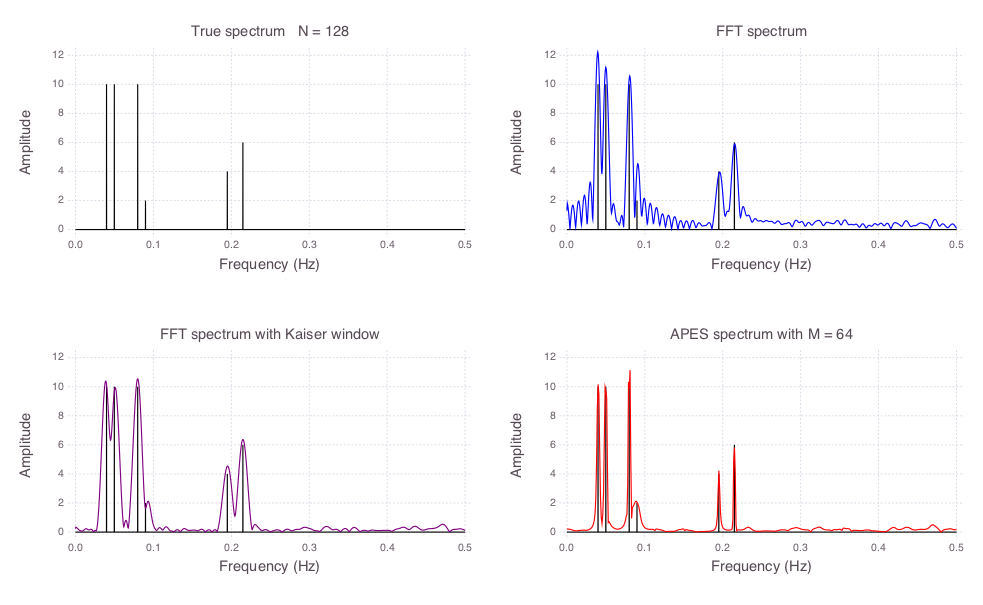

Write Julia code to recreate this figure.
using Estimation
using Gadfly
using DSP

#
# Create a test signal similar to Li & Stoica 96
#

# Li & Stoica fig4
spectral_lines_f = [0.04, 0.05, 0.08, 0.09, 0.195, 0.215]
spectral_lines_p = vec(repmat([pi/4], length(spectral_lines_f)))
spectral_lines_a = [10, 10, 10, 2, 4, 6]

# Simulation properties
N = 128
noise_mean = 0
noise_vari = 1
num_trials = 100
padd_times = 16

function create_example(N, spectral_lines_f, spectral_lines_p, spectral_lines_a)
    clean = vec(zeros(N, 1))
    n = 1.0:N
    for i in 1:length(spectral_lines_f)
        clean = clean + spectral_lines_a[i] * sin(2 * pi * spectral_lines_f[i] * n + spectral_lines_p[i])
    end
    return clean
end

clean_signal = create_example(N, spectral_lines_f, spectral_lines_p, spectral_lines_a)
noise = randn(N)

z = clean_signal + noise


#
# Create a plot of the true spectrum
#

# Plot true spectrum
yline = zeros(length(0.0:0.0001:0.5))
for i in 1:length(spectral_lines_f); yline[round(spectral_lines_f[i]*10000)] = spectral_lines_a[i]; end

# Save plot as a layer so you can overlay them all later
true_plot = layer(
    x=0.0:0.0001:0.5,
    y=yline,
    Geom.line(),
    Theme(default_color=color("black")))

# Plot the true spectrum
p0 = plot(true_plot,
    Guide.title("True spectrum   N = $N"),
    Guide.xlabel("Frequency (Hz)"),
    Guide.ylabel("Amplitude"),
    Scale.y_continuous(minvalue=0, maxvalue=12))


#
# Plot FFT of signal
#

p = periodogram(z, nfft=length(z)*padd_times)
fft_plot = layer(
        x=freq(p),
        y=sqrt(power(p)/(length(z)/2)),
        Theme(default_color=color("blue")),
        Geom.line);
p1 = plot(fft_plot, true_plot,
    Guide.title("FFT spectrum"),
    Guide.xlabel("Frequency (Hz)"),
    Guide.ylabel("Amplitude"),
    Scale.y_continuous(minvalue=0, maxvalue=12));


#
# Plot Kaiser window FFT
#

window = kaiser(N, 4/pi)
window_power = mean(window.^2)

p = periodogram(z, nfft=length(z)*padd_times, window=window)

kaiser_plot = layer(
    x=freq(p),
    y=sqrt(power(p)/(length(z)/2)/sqrt(window_power)),
    Theme(default_color=color("purple")),
    Geom.line)

p2 = plot(kaiser_plot, true_plot,
    Guide.title("FFT spectrum with Kaiser window"),
    Guide.xlabel("Frequency (Hz)"),
    Guide.ylabel("Amplitude"),
    Scale.y_continuous(minvalue=0, maxvalue=12))


#
# Plot APES method
#

f = 0.00:0.001:0.5
a = apes(z, f)

apes_plot = layer(
    x=f,
    y=abs(a),
Theme(default_color=color("red")),
    Geom.line)

p5 = plot(apes_plot,
    true_plot,
Guide.title("APES spectrum with M = $(int(N/2))"),
    Guide.xlabel("Frequency (Hz)"),
    Guide.ylabel("Amplitude"),
    Scale.y_continuous(minvalue=0, maxvalue=12))


#
# Connect plots and save
#

set_default_plot_size(24cm, 12cm)
Pt = Gadfly.gridstack([p0 p1; p2 p5])
# draw(PNG("Li-Stoica-Fig1.png", 28cm, 28cm), Pt)
#=draw(PDF("Li-Stoica-Fig4-Presentation.pdf", 26cm, 16cm), Pt)=#
draw(PNG("APES-example.png", 26cm, 16cm), Pt)
#=Pt=#
